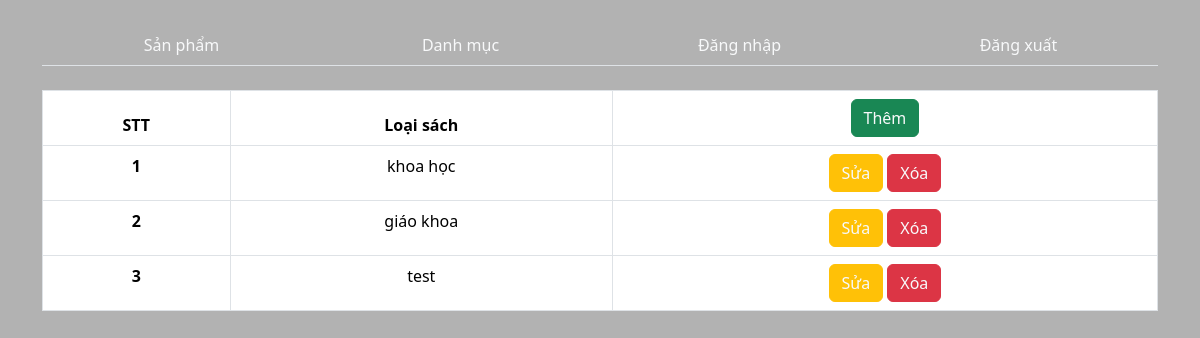
Page /?act=danhmuc (signed in) on the committed database.
### tables this page shows
CREATE TABLE `loaisach` (
  `id` int(11) NOT NULL,
  `tenloai` varchar(150) NOT NULL
);

### index.php (called while the page is built, shortened)
<?php
require_once "./model/danhmuc.php";
$act = $_GET["act"] ?? "";
switch ($act) {
    case "danhmuc":
        $dm = loaddm();
        $view = "view/dm/list.php";
        break;
}
include_once "./view/header.php";
include $view;
include_once "./view/footer.php";

### model/pdo.php (called while the page is built, shortened)
<?php
function pdo_get_connection(){
    $servername = "localhost";
    $username = "root";
    $password = "";
    try {
        $conn = new PDO("mysql:host=$servername;dbname=books", $username, $password);
        $conn->setAttribute(PDO::ATTR_ERRMODE, PDO::ERRMODE_EXCEPTION);
        return $conn;
    } catch(PDOException $e) {
        echo "Connection failed: " . $e->getMessage();
    }
}
function pdo_query($sql){
    $sql_args=array_slice(func_get_args(),1);
    try{
        $conn=pdo_get_connection();
        $stmt=$conn->prepare($sql);
        $stmt->execute($sql_args);
        $rows=$stmt->fetchAll();
        return $rows;
    }
    catch(PDOException $e){
        throw $e;
    }
    finally{
        unset($conn);
    }
}
?>

### model/danhmuc.php (called while the page is built, shortened)
<?php
require_once "pdo.php";
function loaddm (){
    $sql= "SELECT * FROM loaisach";
    return pdo_query($sql);
}
?>

### view/dm/list.php (the view)
<div class="container d-flex align-items-center ">
    <table class="table table-bordered table-hover text-center">
        <thead>
            <tr>
                <th scope="col">STT</th>
                <th scope="col">Loại sách</th>
                <th><a class="btn btn-success text-light" href="?act=adddm">Thêm</a></th>
            </tr>
        </thead>
        <tbody>
            <?php foreach($dm as $key=>$value): ?>
            <tr>
                <th scope="row"><?=$key+1?></th>
                <td><?=$value['tenloai']?></td>
                <td>
                    <a class="btn btn-warning text-light" href="?act=editdm&id=<?=$value['id']?>">Sửa</a>
                    <a onclick="return confirm('Bạn có muốn xóa không')" class="btn btn-danger text-light" href="?act=danhmuc&delete=<?=$value['id']?>">Xóa</a>
                </td>
            </tr>
            <?php endforeach ?>
        </tbody>
    </table>
</div>

### rows in the picture
loaisach: tenloai "khoa học"
loaisach: tenloai "giáo khoa"
loaisach: tenloai "test"
